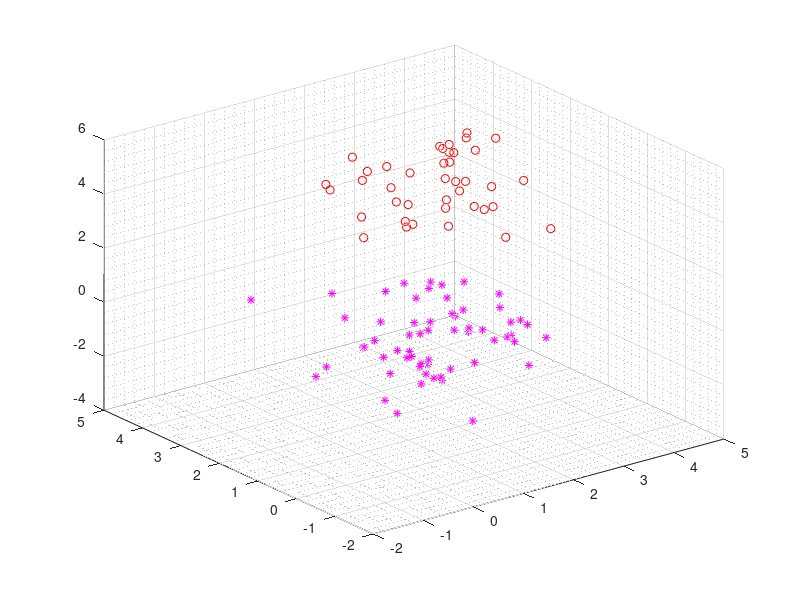

The MATLAB source for this figure: (Note: this script raises an error after producing the figure.)
%% Sarikakis Ilias - Ioannis:1428
%% Main executable file
clear
clc

load('exdata.mat','p','t'); % Loading of exdata.mat
%%
x1 = p(1,t(1,:)==1);
y1 = p(2,t(1,:)==1);    % Separating the pattern coordinates
z1 = p(3,t(1,:)==1);    % x1,y1,z1 and x2,y2,z2 based on the their category.
x2 = p(1,t(1,:)==2);    % They will be used in order to plot the data.
y2 = p(2,t(1,:)==2);
z2 = p(3,t(1,:)==2);

X1 = p(1,:);    
X2 = p(2,:);    % Creating the inputs X1,X2,X3 and the expected output Y
X3 = p(3,:);    % in order to feed them to the perceptron.
Y = t(1,:);

W1 = -1+rand(1,1)*2;
W2 = -1+rand(1,1)*2;    % Weights initialization with random values.
W3 = -1+rand(1,1)*2;
W0 = -1+rand(1,1)*2;

%% Changing the classification of the second class from 2 to -1 (rename)
for i=1:size(Y,2)
    if Y(1,i) ~= 1      % An optional step, but I wanted to follow the
        Y(1,i) = -1;    % way the classes were shown inside the lesson notes.
    end
end
%% Creating a figure and displaying the data.
figure(1);
plot3(x1,y1,z1,'ro');
hold on;
plot3(x2,y2,z2,'m*');
hold on;
grid on;
grid minor;
hold on;
%% Execution the Perceptron algorithm
Perceptron(X1,X2,X3,Y,W1,W2,W3,W0);
PerceptronV2(X1,X2,X3,Y,W1,W2,W3,W0);

%% Results Section:
%% NOTES: epsilon is located in line 9 of PerceptronV2.m

% P1 = Is the original Perceptron algorithm.
% P2 = Has the weight distance as a terminal condition.

% Same dataset, same initial weights, same learning rate, different epsilon value.

%% Observations:
% - Since ||w(k)-w(k+1)|| < epsilon, epsilon must be > 0

% - Second perceptron will always finish 1 or 2 epochs faster than the
% first perceptron, since P2 doesn't go through all the patterns to check
% whether weight changes are required or not. P2 simply checks the weight
% distance at the end of each epoch.

% - An epsilon that is bellow a certain threshold is guaranteed to find the
% solution to a linear separable problem. Here the threshold is the
% learning rate.

% - If epsilon > learning rate, there is a big chance that P2 will stop
% without managing to find the linear solution.

%% Conclusions:
% - Epsilon greatly depends on the learning rate. If epsilon < learning rate,
% then a solution will always be achieved. If epsilon > learning rate, then
% depending on how much larger epsilon is, a solution might never be
% reached.

% - I believe that P2 is capable of coming really close to a solution for
% non-linear separable problems, thanks to the weight distance calculation.